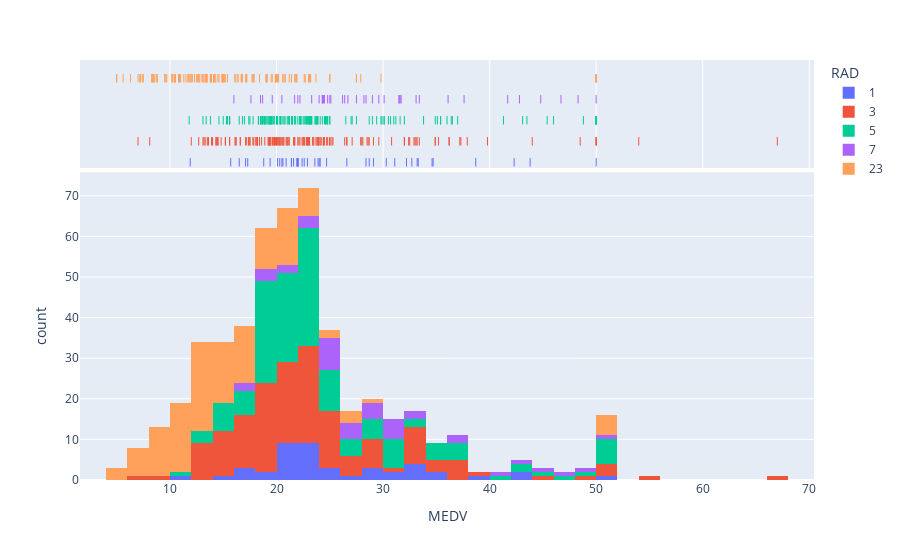

The code cell stored with this chart in its notebook:
### Markdown cell above
#### below graph shows dependancy of price and railway accessibility

### Code cell
px.histogram(data[["MEDV", "RAD"]], x="MEDV", color="RAD", marginal="rug")

### Figure 1 — Plotly figure (JSON) as saved in the notebook; plotly's stock layout.template omitted (floating-point values rounded to 4 significant figures; data arrays with more than 128 entries replaced by an {"elided": "..."} marker saying what was removed)
{"data": [{"alignmentgroup": "True", "bingroup": "x", "hovertemplate": "RAD=1<br>MEDV=%{x}<br>count=%{y}<extra></extra>", "legendgroup": "1", "marker": {"color": "#636efa", "pattern": {"shape": ""}}, "name": "1", "offsetgroup": "1", "orientation": "v", "showlegend": true, "type": "histogram", "x": [24, 21.6, 34.7, 24.7, 23.6, 28.7, 22.6, 22, 28.4, 21.4, 38.7, 43.8, 33.2, 22, 20.3, 20.5, 17.3, 18.8, 21.4, 15.7, 31.1, 29.1, 33.3, 30.3, 34.6, 24.1, 42.3, 21.9, 20.9, 50, 32.2, 22, 20.1, 17.1, 19.4, 32.7, 16.5, 26.6, 22.9, 22.4, 20.6, 23.9, 22, 11.9], "xaxis": "x", "yaxis": "y"}, {"alignmentgroup": "True", "boxpoints": "all", "fillcolor": "rgba(255,255,255,0)", "hoveron": "points", "hovertemplate": "RAD=1<br>MEDV=%{x}<extra></extra>", "jitter": 0, "legendgroup": "1", "line": {"color": "rgba(255,255,255,0)"}, "marker": {"color": "#636efa", "symbol": "line-ns-open"}, "name": "1", "offsetgroup": "1", "showlegend": false, "type": "box", "x": [24, 21.6, 34.7, 24.7, 23.6, 28.7, 22.6, 22, 28.4, 21.4, 38.7, 43.8, 33.2, 22, 20.3, 20.5, 17.3, 18.8, 21.4, 15.7, 31.1, 29.1, 33.3, 30.3, 34.6, 24.1, 42.3, 21.9, 20.9, 50, 32.2, 22, 20.1, 17.1, 19.4, 32.7, 16.5, 26.6, 22.9, 22.4, 20.6, 23.9, 22, 11.9], "xaxis": "x2", "yaxis": "y2"}, {"alignmentgroup": "True", "bingroup": "x", "hovertemplate": "RAD=3<br>MEDV=%{x}<br>count=%{y}<extra></extra>", "legendgroup": "3", "marker": {"color": "#EF553B", "pattern": {"shape": ""}}, "name": "3", "offsetgroup": "3", "orientation": "v", "showlegend": true, "type": "histogram", "x": {"elided": "153 float values"}, "xaxis": "x", "yaxis": "y"}, {"alignmentgroup": "True", "boxpoints": "all", "fillcolor": "rgba(255,255,255,0)", "hoveron": "points", "hovertemplate": "RAD=3<br>MEDV=%{x}<extra></extra>", "jitter": 0, "legendgroup": "3", "line": {"color": "rgba(255,255,255,0)"}, "marker": {"color": "#EF553B", "symbol": "line-ns-open"}, "name": "3", "offsetgroup": "3", "showlegend": false, "type": "box", "x": {"elided": "153 float values"}, "xaxis": "x2", "yaxis": "y2"}, {"alignmentgroup": "True", "bingroup": "x", "hovertemplate": "RAD=5<br>MEDV=%{x}<br>count=%{y}<extra></extra>", "legendgroup": "5", "marker": {"color": "#00cc96", "pattern": {"shape": ""}}, "name": "5", "offsetgroup": "5", "orientation": "v", "showlegend": true, "type": "histogram", "x": {"elided": "141 float values"}, "xaxis": "x", "yaxis": "y"}, {"alignmentgroup": "True", "boxpoints": "all", "fillcolor": "rgba(255,255,255,0)", "hoveron": "points", "hovertemplate": "RAD=5<br>MEDV=%{x}<extra></extra>", "jitter": 0, "legendgroup": "5", "line": {"color": "rgba(255,255,255,0)"}, "marker": {"color": "#00cc96", "symbol": "line-ns-open"}, "name": "5", "offsetgroup": "5", "showlegend": false, "type": "box", "x": {"elided": "141 float values"}, "xaxis": "x2", "yaxis": "y2"}, {"alignmentgroup": "True", "bingroup": "x", "hovertemplate": "RAD=7<br>MEDV=%{x}<br>count=%{y}<extra></extra>", "legendgroup": "7", "marker": {"color": "#ab63fa", "pattern": {"shape": ""}}, "name": "7", "offsetgroup": "7", "orientation": "v", "showlegend": true, "type": "histogram", "x": [23.3, 19.6, 18.7, 16, 22.2, 25, 26.7, 21.7, 27.5, 30.1, 44.8, 50, 37.6, 31.6, 46.7, 31.5, 24.3, 31.7, 41.7, 48.3, 29, 24, 25.1, 31.5, 17.6, 18.5, 24.3, 20.5, 24.5, 26.2, 24.4, 24.8, 29.6, 42.8, 22, 26.4, 33.1, 36.1, 28.4, 33.4, 28.2], "xaxis": "x", "yaxis": "y"}, {"alignmentgroup": "True", "boxpoints": "all", "fillcolor": "rgba(255,255,255,0)", "hoveron": "points", "hovertemplate": "RAD=7<br>MEDV=%{x}<extra></extra>", "jitter": 0, "legendgroup": "7", "line": {"color": "rgba(255,255,255,0)"}, "marker": {"color": "#ab63fa", "symbol": "line-ns-open"}, "name": "7", "offsetgroup": "7", "showlegend": false, "type": "box", "x": [23.3, 19.6, 18.7, 16, 22.2, 25, 26.7, 21.7, 27.5, 30.1, 44.8, 50, 37.6, 31.6, 46.7, 31.5, 24.3, 31.7, 41.7, 48.3, 29, 24, 25.1, 31.5, 17.6, 18.5, 24.3, 20.5, 24.5, 26.2, 24.4, 24.8, 29.6, 42.8, 22, 26.4, 33.1, 36.1, 28.4, 33.4, 28.2], "xaxis": "x2", "yaxis": "y2"}, {"alignmentgroup": "True", "bingroup": "x", "hovertemplate": "RAD=23<br>MEDV=%{x}<br>count=%{y}<extra></extra>", "legendgroup": "23", "marker": {"color": "#FFA15A", "pattern": {"shape": ""}}, "name": "23", "offsetgroup": "23", "orientation": "v", "showlegend": true, "type": "histogram", "x": {"elided": "132 float values"}, "xaxis": "x", "yaxis": "y"}, {"alignmentgroup": "True", "boxpoints": "all", "fillcolor": "rgba(255,255,255,0)", "hoveron": "points", "hovertemplate": "RAD=23<br>MEDV=%{x}<extra></extra>", "jitter": 0, "legendgroup": "23", "line": {"color": "rgba(255,255,255,0)"}, "marker": {"color": "#FFA15A", "symbol": "line-ns-open"}, "name": "23", "offsetgroup": "23", "showlegend": false, "type": "box", "x": {"elided": "132 float values"}, "xaxis": "x2", "yaxis": "y2"}], "layout": {"barmode": "relative", "legend": {"title": {"text": "RAD"}, "tracegroupgap": 0}, "margin": {"t": 60}, "xaxis": {"anchor": "y", "domain": [0, 1], "title": {"text": "MEDV"}}, "xaxis2": {"anchor": "y2", "domain": [0, 1], "matches": "x", "showgrid": true, "showticklabels": false}, "yaxis": {"anchor": "x", "domain": [0, 0.7326], "title": {"text": "count"}}, "yaxis2": {"anchor": "x2", "domain": [0.7426, 1], "matches": "y2", "showgrid": false, "showline": false, "showticklabels": false, "ticks": ""}}}
